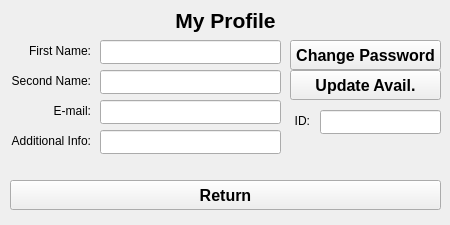
<?xml version="1.0" encoding="UTF-8"?>
<ui version="4.0">
 <class>MyProfilePage</class>
 <widget class="QWidget" name="MyProfilePage">
  <property name="geometry">
   <rect>
    <x>0</x>
    <y>0</y>
    <width>450</width>
    <height>225</height>
   </rect>
  </property>
  <property name="windowTitle">
   <string>MainWindow</string>
  </property>
  <widget class="QWidget" name="centralwidget" native="true">
   <property name="geometry">
    <rect>
     <x>0</x>
     <y>0</y>
     <width>451</width>
     <height>210</height>
    </rect>
   </property>
   <widget class="QLabel" name="label_headline">
    <property name="geometry">
     <rect>
      <x>0</x>
      <y>0</y>
      <width>451</width>
      <height>41</height>
     </rect>
    </property>
    <property name="font">
     <font>
      <pointsize>16</pointsize>
      <bold>true</bold>
     </font>
    </property>
    <property name="styleSheet">
     <string notr="true">color: rgb(0, 0, 0);</string>
    </property>
    <property name="text">
     <string>My Profile</string>
    </property>
    <property name="alignment">
     <set>Qt::AlignmentFlag::AlignCenter</set>
    </property>
   </widget>
   <widget class="QPushButton" name="pushButton_return">
    <property name="geometry">
     <rect>
      <x>10</x>
      <y>180</y>
      <width>431</width>
      <height>30</height>
     </rect>
    </property>
    <property name="font">
     <font>
      <pointsize>12</pointsize>
      <bold>true</bold>
     </font>
    </property>
    <property name="text">
     <string>Return</string>
    </property>
   </widget>
   <widget class="QLabel" name="label_firstName">
    <property name="geometry">
     <rect>
      <x>10</x>
      <y>40</y>
      <width>81</width>
      <height>21</height>
     </rect>
    </property>
    <property name="text">
     <string>First Name:</string>
    </property>
    <property name="alignment">
     <set>Qt::AlignmentFlag::AlignRight|Qt::AlignmentFlag::AlignTrailing|Qt::AlignmentFlag::AlignVCenter</set>
    </property>
   </widget>
   <widget class="QLabel" name="label_secondName">
    <property name="geometry">
     <rect>
      <x>10</x>
      <y>70</y>
      <width>81</width>
      <height>21</height>
     </rect>
    </property>
    <property name="text">
     <string>Second Name:</string>
    </property>
    <property name="alignment">
     <set>Qt::AlignmentFlag::AlignRight|Qt::AlignmentFlag::AlignTrailing|Qt::AlignmentFlag::AlignVCenter</set>
    </property>
   </widget>
   <widget class="QLabel" name="label_email">
    <property name="geometry">
     <rect>
      <x>10</x>
      <y>100</y>
      <width>81</width>
      <height>21</height>
     </rect>
    </property>
    <property name="text">
     <string>E-mail:</string>
    </property>
    <property name="alignment">
     <set>Qt::AlignmentFlag::AlignRight|Qt::AlignmentFlag::AlignTrailing|Qt::AlignmentFlag::AlignVCenter</set>
    </property>
   </widget>
   <widget class="QPushButton" name="pushButton_manageAvailability">
    <property name="geometry">
     <rect>
      <x>290</x>
      <y>70</y>
      <width>151</width>
      <height>30</height>
     </rect>
    </property>
    <property name="font">
     <font>
      <pointsize>12</pointsize>
      <bold>true</bold>
     </font>
    </property>
    <property name="text">
     <string>Update Avail.</string>
    </property>
   </widget>
   <widget class="QPushButton" name="pushButton_changePassword">
    <property name="geometry">
     <rect>
      <x>290</x>
      <y>40</y>
      <width>151</width>
      <height>30</height>
     </rect>
    </property>
    <property name="font">
     <font>
      <pointsize>12</pointsize>
      <bold>true</bold>
     </font>
    </property>
    <property name="text">
     <string>Change Password</string>
    </property>
   </widget>
   <widget class="QLineEdit" name="lineEdit_firstName">
    <property name="geometry">
     <rect>
      <x>100</x>
      <y>40</y>
      <width>181</width>
      <height>24</height>
     </rect>
    </property>
    <property name="readOnly">
     <bool>true</bool>
    </property>
   </widget>
   <widget class="QLineEdit" name="lineEdit_secondName">
    <property name="geometry">
     <rect>
      <x>100</x>
      <y>70</y>
      <width>181</width>
      <height>24</height>
     </rect>
    </property>
    <property name="readOnly">
     <bool>true</bool>
    </property>
   </widget>
   <widget class="QLineEdit" name="lineEdit_email">
    <property name="geometry">
     <rect>
      <x>100</x>
      <y>100</y>
      <width>181</width>
      <height>24</height>
     </rect>
    </property>
    <property name="readOnly">
     <bool>true</bool>
    </property>
   </widget>
   <widget class="QLineEdit" name="lineEdit_id">
    <property name="geometry">
     <rect>
      <x>320</x>
      <y>110</y>
      <width>121</width>
      <height>24</height>
     </rect>
    </property>
    <property name="readOnly">
     <bool>true</bool>
    </property>
   </widget>
   <widget class="QLabel" name="label_id">
    <property name="geometry">
     <rect>
      <x>290</x>
      <y>110</y>
      <width>20</width>
      <height>21</height>
     </rect>
    </property>
    <property name="text">
     <string>ID:</string>
    </property>
    <property name="alignment">
     <set>Qt::AlignmentFlag::AlignRight|Qt::AlignmentFlag::AlignTrailing|Qt::AlignmentFlag::AlignVCenter</set>
    </property>
   </widget>
   <widget class="QLabel" name="label_additionalInfo">
    <property name="geometry">
     <rect>
      <x>0</x>
      <y>130</y>
      <width>91</width>
      <height>21</height>
     </rect>
    </property>
    <property name="text">
     <string>Additional Info:</string>
    </property>
    <property name="alignment">
     <set>Qt::AlignmentFlag::AlignRight|Qt::AlignmentFlag::AlignTrailing|Qt::AlignmentFlag::AlignVCenter</set>
    </property>
   </widget>
   <widget class="QLineEdit" name="lineEdit_additionalInfo">
    <property name="geometry">
     <rect>
      <x>100</x>
      <y>130</y>
      <width>181</width>
      <height>24</height>
     </rect>
    </property>
    <property name="readOnly">
     <bool>true</bool>
    </property>
   </widget>
  </widget>
 </widget>
 <resources/>
 <connections/>
</ui>
